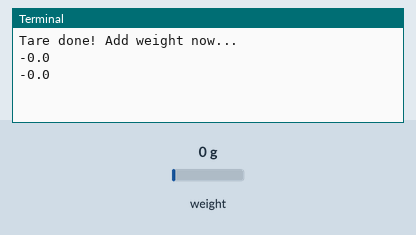
This program was run on a simulated Raspberry Pi (BCM pin numbers). Parts: the last lines printed to the terminal. The inputs (shaded band) are chosen by the test bench; at power-on: weight on the scale 0 g.

Above: at 2.6 s.
2.7 s: weight on the scale set to 100 g
At 3.3 s:
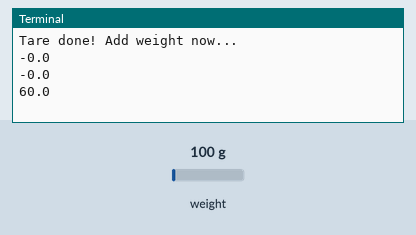
4.2 s: weight on the scale set to 1250 g
At 4.8 s:
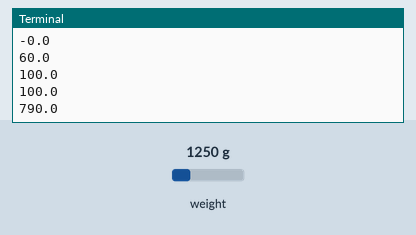
Timing chart, 0 to 7.2 s (numbered marks = the images above; inputs shaded):
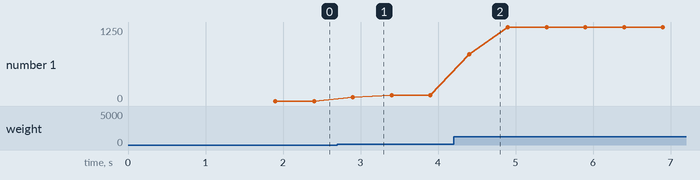

The program:

example.py
```python
#! /usr/bin/python2

import time
import sys

EMULATE_HX711=False

referenceUnit = -775

if not EMULATE_HX711:
    import RPi.GPIO as GPIO
    from hx711 import HX711
else:
    from emulated_hx711 import HX711

def cleanAndExit():
    print("Cleaning...")

    if not EMULATE_HX711:
        GPIO.cleanup()

    print("Bye!")
    sys.exit()

hx = HX711(18,23)

# I've found out that, for some reason, the order of the bytes is not always the same between versions of python, numpy and the hx711 itself.
# Still need to figure out why does it change.
# If you're experiencing super random values, change these values to MSB or LSB until to get more stable values.
# There is some code below to debug and log the order of the bits and the bytes.
# The first parameter is the order in which the bytes are used to build the "long" value.
# The second paramter is the order of the bits inside each byte.
# According to the HX711 Datasheet, the second parameter is MSB so you shouldn't need to modify it.
hx.set_reading_format("MSB", "MSB")

# HOW TO CALCULATE THE REFFERENCE UNIT
# To set the reference unit to 1. Put 1kg on your sensor or anything you have and know exactly how much it weights.
# In this case, 92 is 1 gram because, with 1 as a reference unit I got numbers near 0 without any weight
# and I got numbers around 184000 when I added 2kg. So, according to the rule of thirds:
# If 2000 grams is 184000 then 1000 grams is 184000 / 2000 = 92.
#hx.set_reference_unit(-775)
hx.set_reference_unit(referenceUnit)

hx.reset()

hx.tare()

print("Tare done! Add weight now...")

# to use both channels, you'll need to tare them both
#hx.tare_A()
#hx.tare_B()

while True:
    try:
        # These three lines are usefull to debug wether to use MSB or LSB in the reading formats
        # for the first parameter of "hx.set_reading_format("LSB", "MSB")".
        # Comment the two lines "val = hx.get_weight(5)" and "print val" and uncomment these three lines to see what it prints.

        # np_arr8_string = hx.get_np_arr8_string()
        # binary_string = hx.get_binary_string()
        # print binary_string + " " + np_arr8_string

        # Prints the weight. Comment if you're debbuging the MSB and LSB issue.
        val = hx.get_weight(5)
        print(val)

        # To get weight from both channels (if you have load cells hooked up
        # to both channel A and B), do something like this
        #val_A = hx.get_weight_A(5)
        #val_B = hx.get_weight_B(5)
        #print "A: %s  B: %s" % ( val_A, val_B )

        hx.power_down()
        hx.power_up()
        time.sleep(0.1)

    except (KeyboardInterrupt, SystemExit):
        cleanAndExit()
```

Measured:
- after the input at 2.7 s, the terminal: prints a new line after 0.20 s (image 1)
- after the input at 4.2 s, the terminal: prints a new line after 0.20 s (image 2)
- plotted number 1: 0 → 100 after the input at 2.7 s, 100 → 1250 after the input at 4.2 s
